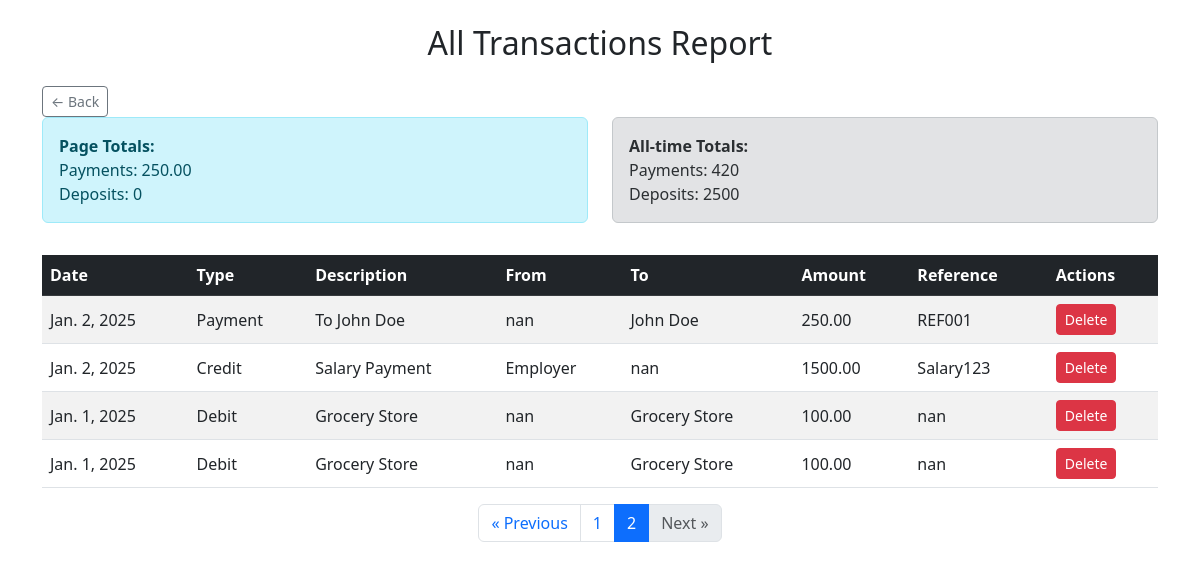
Screenshot of /transactions/transactions/report/?page=2 with the database file from the repository.
### bank_recon/models.py (models this page shows, shortened)
class Transaction(models.Model):
    TRANSACTION_TYPES = [
        ('payment', 'Payment'),
        ('deposit', 'Deposit'),
    ]
    type = models.CharField(max_length=50, blank=True, null=True)  # e.g., 'salary', 'purchase'
    date = models.DateField()
    transaction_type = models.CharField(max_length=10, choices=TRANSACTION_TYPES)
    reference = models.CharField(max_length=100)
    description = models.TextField()
    amount = models.DecimalField(max_digits=12, decimal_places=2)
    from_person = models.CharField(max_length=100, blank=True, null=True)
    to_person = models.CharField(max_length=100, blank=True, null=True)
    uploaded_at = models.DateTimeField(auto_now_add=True)

### bank_recon/views.py (the view)
# urls.py: path('transactions/report/', views.all_transactions_report, name='all_transactions_report'),
def all_transactions_report(request):
    queryset = Transaction.objects.all().order_by('-date')
    paginator = Paginator(queryset, 10)
    page_number = request.GET.get('page')
    page_obj = paginator.get_page(page_number)
    total_payments = queryset.filter(transaction_type='payment').aggregate(Sum('amount'))['amount__sum'] or 0
    total_deposits = queryset.filter(transaction_type='deposit').aggregate(Sum('amount'))['amount__sum'] or 0
    page_payments_total = sum(t.amount for t in page_obj if t.transaction_type == 'payment')
    page_deposits_total = sum(t.amount for t in page_obj if t.transaction_type == 'deposit')
    return render(request, 'bank_recon/transactions.html', {
        'page_obj': page_obj,
        'total_payments': total_payments,
        'total_deposits': total_deposits,
        'page_payments_total': page_payments_total,
        'page_deposits_total': page_deposits_total,
        'title': 'All Transactions Report',
    })

### bank_recon/templates/bank_recon/transactions.html (shortened to what this page needs)
{% load static %}
<!DOCTYPE html>
<html lang="en">
<head>
    <link href="https://cdn.jsdelivr.net/npm/bootstrap@5.3.0/dist/css/bootstrap.min.css" rel="stylesheet" />
</head>
<body>
<div class="container my-4">
    <h2 class="mb-4 text-center">{% if title %}{{ title }}{% else %}All Transactions{% endif %}</h2>
    <a href="{% url 'dashboard' %}" class="btn btn-outline-secondary btn-sm">← Back</a>
    <div class="row mb-3">
        <div class="col-md-6">
            <div class="alert alert-info">
                <strong>Page Totals:</strong><br />
                Payments: {{ page_payments_total|default:"0" }}<br />
                Deposits: {{ page_deposits_total|default:"0" }}
            </div>
        </div>
        <div class="col-md-6">
            <div class="alert alert-secondary">
                <strong>All-time Totals:</strong><br />
                Payments: {{ total_payments|default:"0" }}<br />
                Deposits: {{ total_deposits|default:"0" }}
            </div>
        </div>
    </div>
    <div class="table-responsive">
        <table class="table table-striped table-hover align-middle">
            <thead class="table-dark">
                <tr>
                    <th>Date</th>
                    <th>Type</th>
                    <th>Description</th>
                    <th>From</th>
                    <th>To</th>
                    <th>Amount</th>
                    <th>Reference</th>
                    <th>Actions</th>
                </tr>
            </thead>
            <tbody>
            {% if page_obj %}
                {% for txn in page_obj %}
                    <tr>
                        <td>{{ txn.date }}</td>
                        <td class="text-capitalize">{{ txn.transaction_type }}</td>
                        <td>{{ txn.description|default:"-" }}</td>
                        <td>{{ txn.from_person|default:"-" }}</td>
                        <td>{{ txn.to_person|default:"-" }}</td>
                        <td>{{ txn.amount }}</td>
                        <td>{{ txn.reference|default:"-" }}</td>
                        <td>
                            <a href="{% url 'delete_transaction' txn.pk %}" class="btn btn-sm btn-danger"
                               onclick="return confirm('Are you sure you want to delete this transaction?');">
                               Delete
                            </a>
                        </td>
                    </tr>
                {% endfor %}
            {% else %}
                <tr>
                    <td colspan="8" class="text-center">No transactions found.</td>
                </tr>
            {% endif %}
            </tbody>
        </table>
    </div>
    {% if page_obj.has_other_pages %}
    <nav aria-label="Transaction pagination">
        <ul class="pagination justify-content-center">
            {% if page_obj.has_previous %}
            <li class="page-item">
                <a class="page-link" href="?page={{ page_obj.previous_page_number }}" aria-label="Previous">
                    &laquo; Previous
                </a>
            </li>
            {% else %}
            <li class="page-item disabled"><span class="page-link">&laquo; Previous</span></li>
            {% endif %}
            {% for num in page_obj.paginator.page_range %}
                {% if page_obj.number == num %}
                    <li class="page-item active" aria-current="page">
                        <span class="page-link">{{ num }}</span>
                    </li>
                {% elif num > page_obj.number|add:'-3' and num < page_obj.number|add:'3' %}
                    <li class="page-item"><a class="page-link" href="?page={{ num }}">{{ num }}</a></li>
                {% endif %}
            {% endfor %}
            {% if page_obj.has_next %}
            <li class="page-item">
                <a class="page-link" href="?page={{ page_obj.next_page_number }}" aria-label="Next">
                    Next &raquo;
                </a>
            </li>
            {% else %}
            <li class="page-item disabled"><span class="page-link">Next &raquo;</span></li>
            {% endif %}
        </ul>
    </nav>
    {% endif %}
</div>
</body>
</html>

### rows the page displays
Transaction: date "Jan. 2, 2025", transaction_type "Payment", description "To John Doe", from_person "nan", to_person "John Doe", amount "250.00", reference "REF001"
Transaction: date "Jan. 2, 2025", transaction_type "Credit", description "Salary Payment", from_person "Employer", to_person "nan", amount "1500.00", reference "Salary123"
Transaction: date "Jan. 1, 2025", transaction_type "Debit", description "Grocery Store", from_person "nan", to_person "Grocery Store", amount "100.00", reference "nan"
Transaction: date "Jan. 1, 2025", transaction_type "Debit", description "Grocery Store", from_person "nan", to_person "Grocery Store", amount "100.00", reference "nan"

### other values shown
{{ title }} "All Transactions Report"
{{ page_payments_total|default:"0" }} "250.00"
{{ page_deposits_total|default:"0" }} "0"
{{ total_payments|default:"0" }} "420"
{{ total_deposits|default:"0" }} "2500"
{{ num }} "1"
{{ num }} "2"
